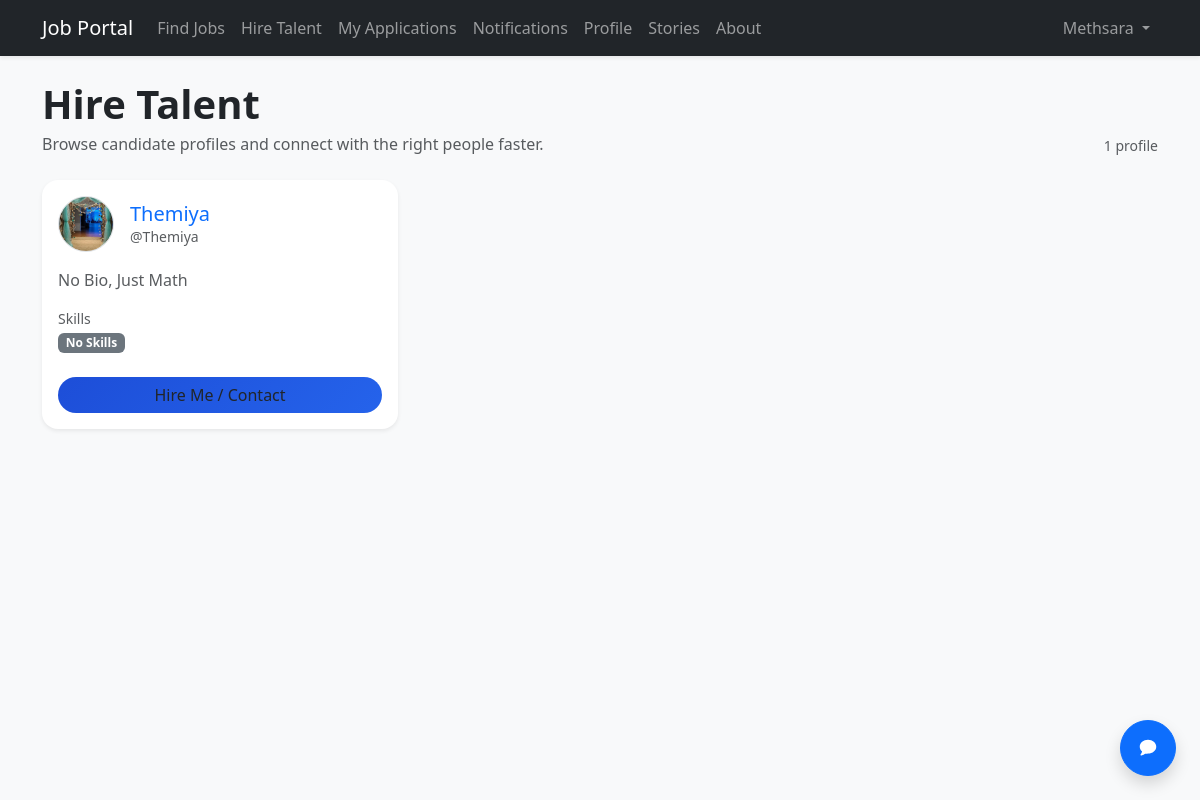
Page /talents/ (signed in) on the earlier database version.
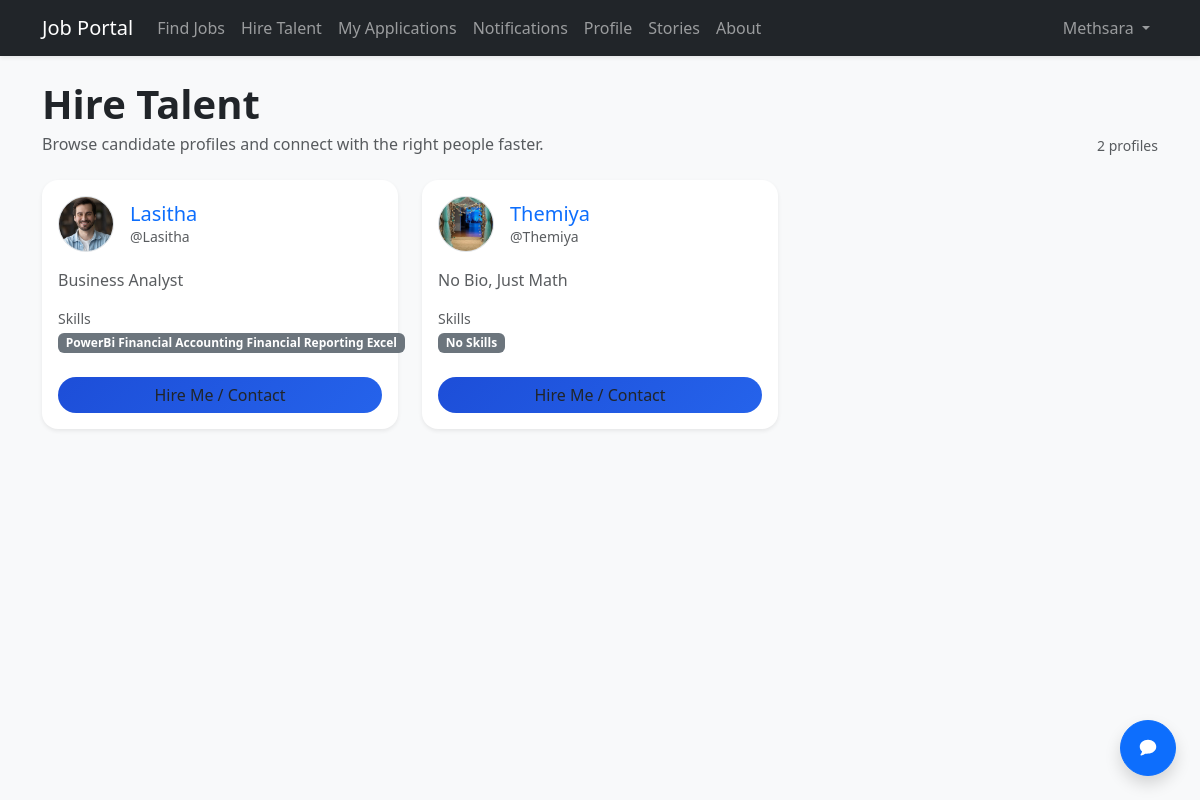
Same page on the later database version.
### accounts/models.py (models this page shows, shortened)
class UserProfile(models.Model):
    user = models.OneToOneField(User, on_delete=models.CASCADE, related_name="profile")
    bio = models.TextField(blank=True)
    skills = models.TextField(blank=True)
    experience = models.TextField(blank=True)
    education = models.TextField(blank=True)
    profile_picture = models.ImageField(upload_to="profile_pictures/", blank=True, null=True)
    cv_file = models.FileField(upload_to="cvs/", blank=True, null=True)
    resume_link = models.URLField(blank=True)

### accounts/views.py (the view)
# urls.py: path('talents/', views.talent_list, name='talent_list'),
@login_required
def talent_list(request):
    if not request.user.groups.filter(name="Employer").exists():
        return HttpResponseForbidden("Forbidden.")
    profiles = (
        UserProfile.objects.select_related("user")
        .exclude(user__groups__name="Employer")
        .order_by("user__username")
        .distinct()
    )
    return render(request, "talent_list.html", {"profiles": profiles})

### jobportal/context_processors.py (called while the page is built)
def unread_notifications_count(request):
    if not getattr(request, "user", None) or not request.user.is_authenticated:
        return {
            "unread_notifications_count": 0,
            "unread_message_count": 0,
            "recent_messages": [],
        }
    return {
        "unread_notifications_count": Notification.objects.filter(
            recipient=request.user, is_read=False
        ).count(),
        "unread_message_count": DirectMessage.objects.filter(
            recipient=request.user, is_read=False
        ).count(),
        "recent_messages": DirectMessage.objects.filter(recipient=request.user)
        .select_related("sender")
        .only("id", "sender__username", "subject", "body", "sent_at", "is_read")
        [:10],
    }

### accounts/templates/talent_list.html (shortened to what this page needs)
{% extends 'base.html' %}
{% block content %}
<div class="d-flex flex-wrap justify-content-between align-items-end gap-3 mb-4">
    <div>
        <h1 class="fw-bold mb-1">Hire Talent</h1>
        <p class="text-muted mb-0">Browse candidate profiles and connect with the right people faster.</p>
    </div>
    <div class="small text-muted">
        {{ profiles|length }} profile{{ profiles|length|pluralize }}
    </div>
</div>
<div class="row g-4">
    {% for profile in profiles %}
        <div class="col-12 col-sm-6 col-lg-4">
            <div class="card h-100 shadow-sm border-0 rounded-4 card-lift">
                <div class="card-body d-flex flex-column position-relative">
                    <div class="d-flex align-items-center gap-3 mb-3">
                        {% if profile.profile_picture %}
                            <img src="{{ profile.profile_picture.url }}" alt="{{ profile.user.get_full_name|default:profile.user.username }}" class="rounded-circle border" style="width: 56px; height: 56px; object-fit: cover;">
                        {% else %}
                            <div class="rounded-circle bg-light border d-flex align-items-center justify-content-center text-muted fw-bold" style="width: 56px; height: 56px;">
                                {{ profile.user.username|slice:":1"|upper }}
                            </div>
                        {% endif %}
                        <div class="min-w-0">
                            <h5 class="card-title mb-0 text-truncate">
                                <a class="text-decoration-none stretched-link" href="{% url 'profile_detail' profile.user.id %}">
                                    {{ profile.user.get_full_name|default:profile.user.username }}
                                </a>
                            </h5>
                            <div class="small text-muted text-truncate">@{{ profile.user.username }}</div>
                        </div>
                    </div>
                    {% if profile.bio %}
                        <p class="card-text text-muted mb-3" style="display: -webkit-box; -webkit-line-clamp: 3; -webkit-box-orient: vertical; overflow: hidden;">
                            {{ profile.bio }}
                        </p>
                    {% else %}
                        <p class="card-text text-muted mb-3">
                            No bio provided yet.
                        </p>
                    {% endif %}
                    <div class="mb-3">
                        <div class="small text-muted mb-1">Skills</div>
                        {% if profile.skills %}
                            <div class="d-flex flex-wrap gap-2">
                                <span class="badge text-bg-secondary">{{ profile.skills }}</span>
                            </div>
                        {% else %}
                            <div class="text-muted">No skills listed.</div>
                        {% endif %}
                    </div>
                    <div class="mt-auto pt-2">
                        {% if user.id == profile.user.id %}
                            <button class="btn btn-gradient-primary rounded-pill w-100" type="button" disabled>Hire Me / Contact</button>
                        {% else %}
                            <a href="{% url 'send_message' profile.user.id %}" class="btn btn-gradient-primary rounded-pill w-100 position-relative" style="z-index: 2;">
                                Hire Me / Contact
                            </a>
                        {% endif %}
                    </div>
                </div>
            </div>
        </div>
    {% endfor %}
</div>
{% endblock %}

### templates/base.html (shortened to what this page needs)
<!DOCTYPE html>
<html lang="en">
<head>
    <link href="https://cdn.jsdelivr.net/npm/bootstrap@5.3.0/dist/css/bootstrap.min.css" rel="stylesheet">
</head>
<body class="bg-light">
<nav class="navbar navbar-expand-lg navbar-dark bg-dark mb-4 shadow-sm">
    <div class="container">
        <a class="navbar-brand" href="/">Job Portal</a>
        <div class="collapse navbar-collapse" id="mainNavbar">
            <ul class="navbar-nav me-auto mb-2 mb-lg-0">
                {% if user.is_authenticated %}
                  {% if user.groups.all.0.name == 'Employer' %}
                    <li class="nav-item"><a class="nav-link" href="{% url 'job_list' %}">Find Jobs</a></li>
                    <li class="nav-item"><a class="nav-link" href="{% url 'talent_list' %}">Hire Talent</a></li>
                    <li class="nav-item"><a class="nav-link" href="{% url 'my_applications' %}">My Applications</a></li>
                    <li class="nav-item">
                      <a class="nav-link" href="{% url 'notifications_list' %}">
                        Notifications
                      </a>
                    </li>
                    <li class="nav-item"><a class="nav-link" href="{% url 'profile_detail' user.id %}">Profile</a></li>
                    <li class="nav-item"><a class="nav-link" href="{% url 'story_list' %}">Stories</a></li>
                    <li class="nav-item"><a class="nav-link" href="{% url 'about_us' %}">About</a></li>
                  {% endif %}
                {% else %}
                  <li class="nav-item"><a class="nav-link" href="{% url 'job_list' %}">Find Jobs</a></li>
                  <li class="nav-item"><a class="nav-link" href="{% url 'story_list' %}">Stories</a></li>
                  <li class="nav-item"><a class="nav-link" href="{% url 'about_us' %}">About</a></li>
                {% endif %}
            </ul>
            <ul class="navbar-nav ms-auto align-items-lg-center">
                {% if user.is_authenticated %}
                    <li class="nav-item dropdown">
                        <a class="nav-link dropdown-toggle" href="#" role="button" data-bs-toggle="dropdown" aria-expanded="false">
                            {{ user.username }}
                        </a>
                    </li>
                {% endif %}
            </ul>
        </div>
    </div>
</nav>
<div class="container">
    {% block content %}
    {% endblock %}
</div>
{% if user.is_authenticated %}
  <button
    type="button"
    class="btn btn-primary position-fixed bottom-0 end-0 m-4 rounded-circle shadow d-flex align-items-center justify-content-center"
    style="width: 56px; height: 56px; z-index: 1080;"
    data-bs-toggle="offcanvas"
    data-bs-target="#inboxOffcanvas"
    aria-controls="inboxOffcanvas"
    aria-label="Open inbox"
  >
  </button>
{% endif %}
</body>
</html>

### templates/base.html (style rules this page uses)
.card-lift { transition: transform 0.2s ease, box-shadow 0.2s ease; }
.btn-gradient-primary { background: linear-gradient(135deg, #1d4ed8, #2563eb); border: none; }

Differences in the rows shown:
added UserProfile: profile_picture (picture), user.get_full_name "Lasitha", user.username "Lasitha", bio "Business Analyst", skills "PowerBi Financial Accounting Financial Reporting Excel", shows "Hire Me / Contact"
Other differences:
{{ profiles|length }}: "1" → "2"
